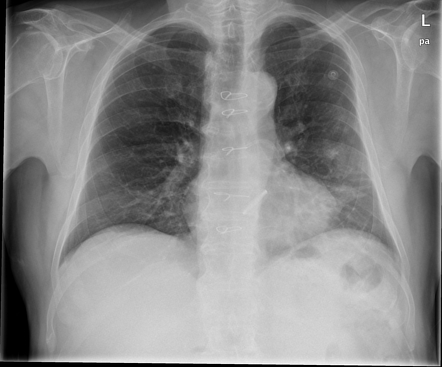
#> input picture test6.jpg, 442 x 367 px
$ jupyter execute --allow-errors clahe.ipynb
#> lines starting #> are read from the running program, lines starting #| are printed output that depends on the picture
[cell 1]
import cv2 as cv
import numpy as np
import matplotlib.pyplot as plt

[cell 2]
test6 = cv.imread('test6.jpg', cv.IMREAD_GRAYSCALE)
#> test6 is the input picture: shape (367, 442); min 0, max 255, mean 137
test7 = cv.imread('test7.jpg', cv.IMREAD_GRAYSCALE)
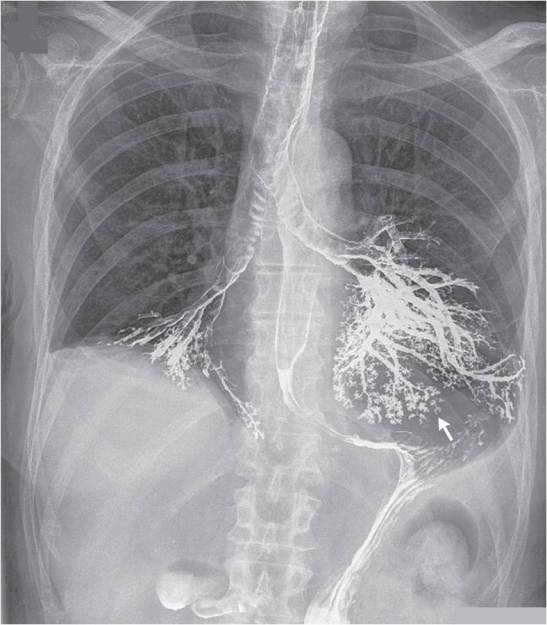
#> input picture test7.jpg, 547 x 625 px
#> test7: shape (625, 547); min 55, max 255, mean 154
test2 = cv.imread('test2.jpg', cv.IMREAD_GRAYSCALE)
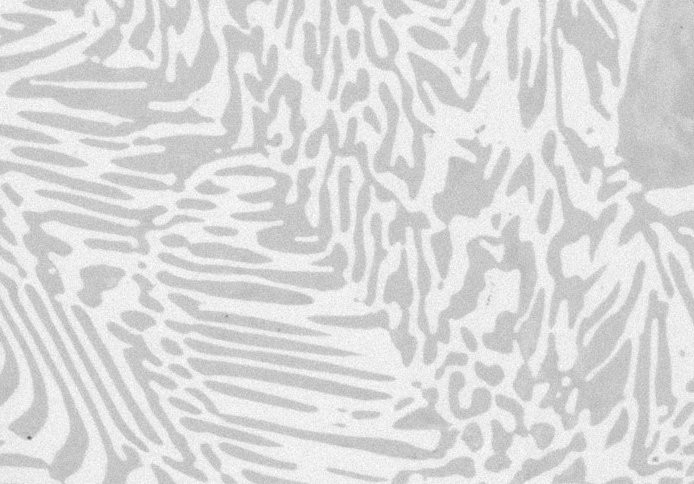
#> input picture test2.jpg, 694 x 484 px
#> test2 is the input picture: shape (484, 694); min 95, max 255, mean 218.6

#> (a cell that did not finish here is left out)

[cell 4]
def limitted_histogram(hist, clip_limit):
    add = 0
    for i in range(len(hist)):
        if hist[i] > clip_limit:
            add+= hist[i] - clip_limit
            hist[i] = clip_limit

    return hist+add/len(hist)

[cell 5]
def cdf(hist):
    cdf = np.zeros(256)
    cdf[0] = hist[0]
    for i in range(1, len(hist)):
        cdf[i] = cdf[i-1] + hist[i]
    return cdf

[cell 6]
def clahe(img, tile_size, clip_limit):
#> called with tile_size = 32, clip_limit = 8
    if tile_size % 2 != 0:
        add = 2
    else:
        add = 1

    border = tile_size // 2
    image = cv.copyMakeBorder(img, border, border, border, border, cv.BORDER_REFLECT)
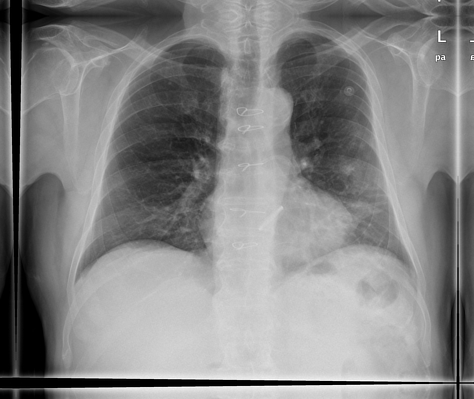
#> image: shape (399, 474); min 0, max 255, mean 131.7
    return_image = image.copy()
    for i in range(border, image.shape[0] - border):
        for j in range(border, image.shape[1] - border):
            tile = image[i - border:i + border + add, j - border:j + border + add]
            tile = tile.flatten()
            if image[i,j] == 255:
                image[i,j] = 254
            tile_hist = histogram(tile, image[i,j])
            tile_hist = limitted_histogram(tile_hist, clip_limit)
            tile_cdf = cdf(tile_hist)
            tile_cdf = tile_cdf * 255 / tile_cdf[-1]
            return_image[i, j] = round(tile_cdf[image[i, j]])
            """cdf_norm = (tile_hist.cumsum() / (tile_size**2))*256
            return_image[i,j] = cdf_norm[image[i,j]]"""
    return return_image[border:-border, border:-border]

#> (a cell that did not finish here is left out)

[cell 8]
cv_histogram6 = cv.equalizeHist(test6)
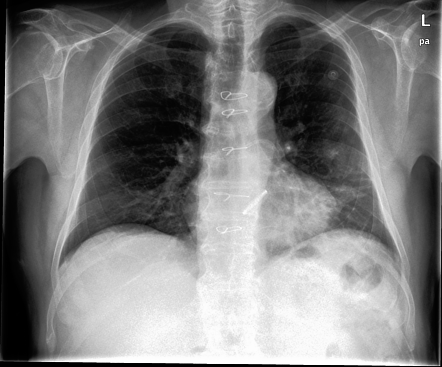
#> cv_histogram6: shape (367, 442); min 0, max 255, mean 126

#> (a cell that did not finish here is left out)

#> call 2 of clahe, with tile_size = 32, clip_limit = 8
#> in clahe (call 2), `image = cv.copyMakeBorder(img, border, border, border, border, cv.BORD..`:
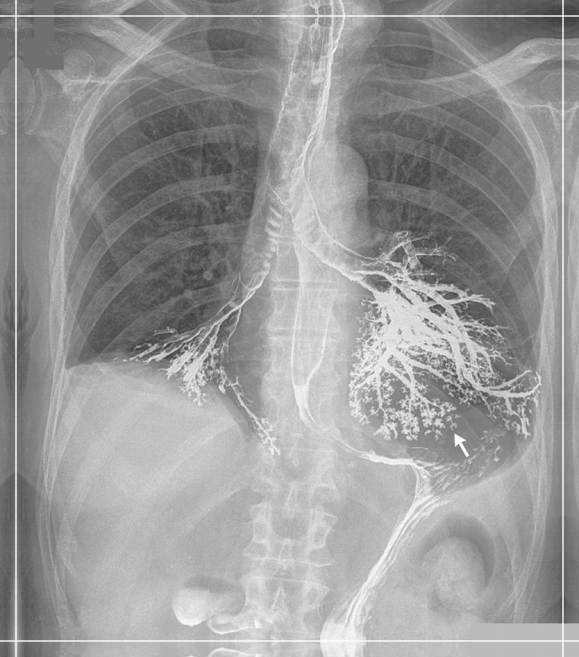
#> image: shape (657, 579); min 55, max 255, mean 153.4

[cell 10]
cv_histogram7 = cv.equalizeHist(test7)
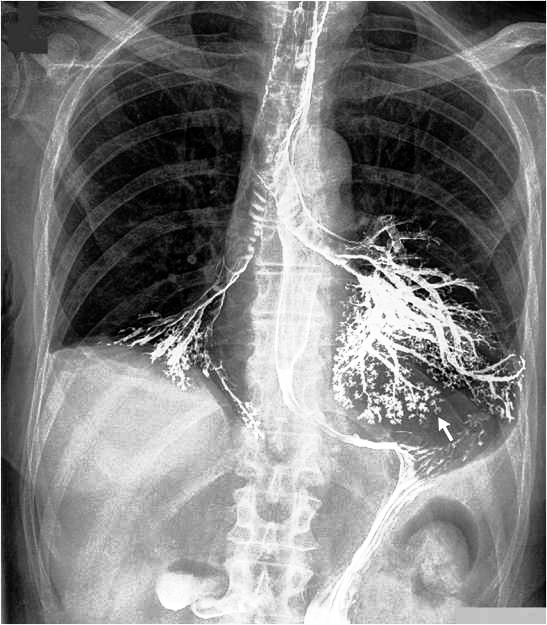
#> cv_histogram7: shape (625, 547); min 0, max 255, mean 128.5

#> (a cell that did not finish here is left out)

[cell 12]
x = test6[20:50, 20:50].flatten()
#> x = 900 values, max 159 at index 448, min 56 at index 152, mean 111.7
#> (the rest of this cell did not finish here and is left out)
